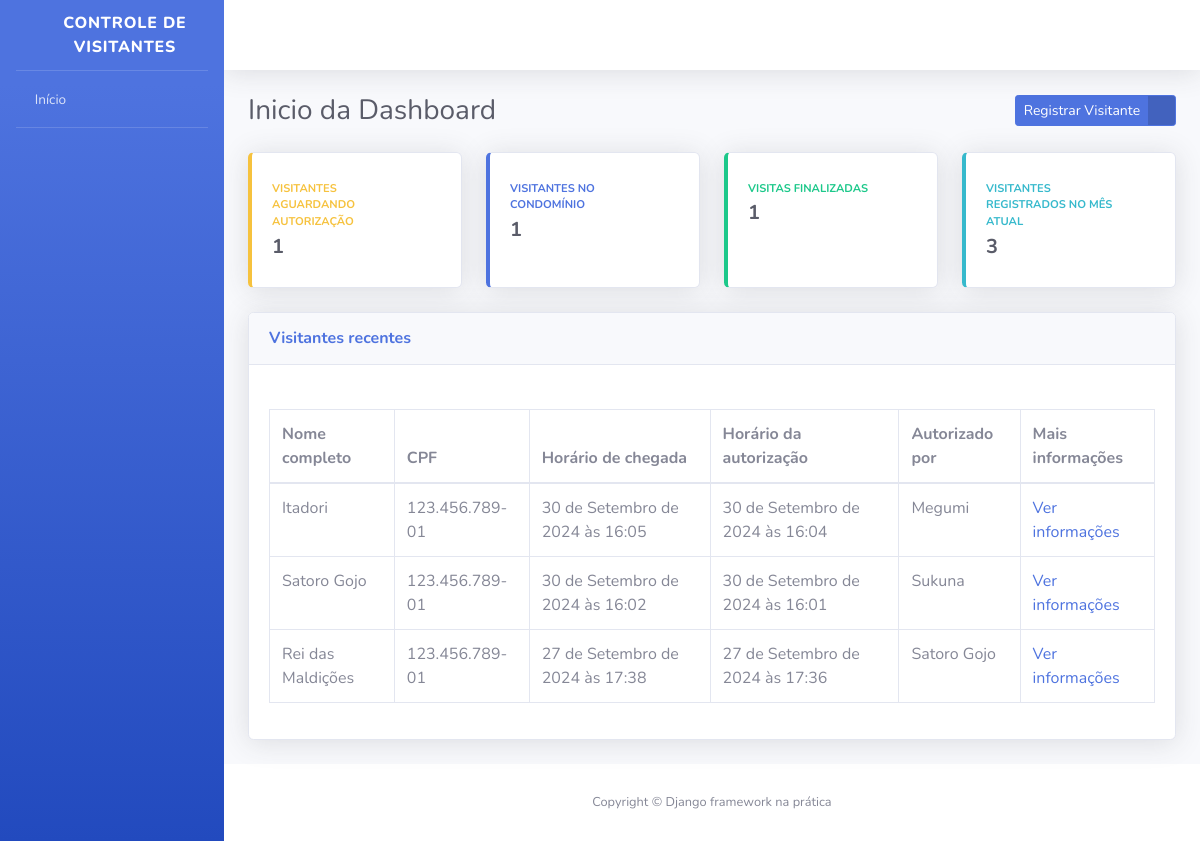
The page / on the database its author committed.
### visitantes/models.py (models this page shows, shortened)
class Visitante(models.Model):
    STATUS_VISITANTE = [
        ('AGUARDANDO','Aguardando Autorização'),
        ('EM_VISITA','Em visita'),
        ('FINALIZADO','Visita Finalizada')
    ]
    status = models.CharField(verbose_name='status', max_length=10, choices=STATUS_VISITANTE, default='AGUARDANDO')
    nome_completo = models.CharField(verbose_name='Nome completo', max_length=200)
    cpf = models.CharField(verbose_name='CPF', max_length=11)
    telefone = models.CharField(verbose_name='Telefone', max_length=11)
    data_nascimento = models.DateField(verbose_name='Data de Nascimento', auto_now=False)
    numero_casa = models.PositiveSmallIntegerField(verbose_name='Número da casa a ser visitada')
    placa_veiculo = models.CharField(verbose_name='Placa do Carro', max_length=7, blank=True, null=True)
    horario_chegada = models.DateTimeField(verbose_name='Horário de chegada na portaria', auto_now_add=True)
    horario_autorizacao = models.DateTimeField(verbose_name='Horário da autorização de entrada', auto_now_add=False, blank=True, null=True)
    horario_saida = models.DateTimeField(verbose_name='Horário de saida do condominio', auto_now_add=False, blank=True, null=True)
    morador_responsavel = models.CharField(verbose_name='Nome do morador responsavel', max_length=200, blank=False, null=False)
    registrado_por = models.ForeignKey('porteiros.Porteiro', verbose_name='Porteiro responsavel pelo registro', on_delete=models.PROTECT)
    def get_horario_chegada(self):
        if self.horario_chegada:
            return self.horario_chegada
    def get_horario_autorizacao(self):
        if self.horario_autorizacao:
            return self.horario_autorizacao
    def get_morador_responsavel(self):
        if self.morador_responsavel:
            return self.morador_responsavel
    def get_cpf(self):
        if self.cpf:
            cpf = str(self.cpf)
            cpf_parte_um = cpf[0:3]
            cpf_parte_dois = cpf[3:6]
            cpf_parte_tres = cpf[6:9]
            cpf_parte_quatro = cpf[9:]
            cpf_formatado = f'{cpf_parte_um}.{cpf_parte_dois}.{cpf_parte_tres}-{cpf_parte_quatro}'
            return cpf_formatado
    class Meta:
        verbose_name = "Visitante"
        verbose_name_plural = "Visitantes"
        db_table = "Visitante"
    def __str__(self):
        return self.nome_completo

### dashboard/views.py (the view)
# urls.py: path('',index, name='index'),
def index(request):
    todos_visitantes = Visitante.objects.order_by( '-horario_chegada' )
    visitantes_aguardando = todos_visitantes.filter(status='AGUARDANDO')
    visitantes_em_visita = todos_visitantes.filter(status='EM_VISITA')
    visitantes_finalizado = todos_visitantes.filter(status='FINALIZADO')
    hora_atual = timezone.now()
    mes_atual = hora_atual.month
    visitantes_mes = todos_visitantes.filter(horario_chegada__month = mes_atual)
    context = {
        'nome_pagina' : 'Inicio da Dashboard',
        'todos_visitantes' : todos_visitantes,
        'visitantes_aguardando' : visitantes_aguardando.count(),
        'visitantes_em_visita' : visitantes_em_visita.count(),
        'visitantes_finalizado' : visitantes_finalizado.count(),
        'visitantes_mes' : todos_visitantes.count()
    }
    return render(request,'index.html', context)

### templates/index.html
{% extends 'base.html' %}
{% block conteudo %}
<div class="container-fluid">
    <div class="d-sm-flex align-items-center justify-content-between mb-4">
        <h1 class="h3 mb-0 text-gray-800">{{nome_pagina}}</h1>
        <a href="{% url 'registrar_visitante'%}" class="btn btn-primary btn-icon-split btn-sm">
            <span class="text">Registrar Visitante</span>
            <span class="icon text-white-50">
                <i class="fas fa-user-plus"></i>
            </span>
        </a>
    </div>
    <div class="row">
        <div class="col-xl-3 col-md-6 mb-4">
            <div class="card border-left-warning shadow h-100 py-2">
                <div class="card-body">
                    <div class="row no-gutters align-items-center">
                        <div class="col mr-2">
                            <div class="text-xs font-weight-bold text-warning text-uppercase mb-1">Visitantes aguardando autorização</div>
                            <div class="h5 mb-0 font-weight-bold text-gray-800">{{visitantes_aguardando}}</div>
                        </div>
                        <div class="col-auto">
                            <i class="fas fa-user-lock fa-2x text-gray-300"></i>
                        </div>
                    </div>
                </div>
            </div>
        </div>
        <div class="col-xl-3 col-md-6 mb-4">
            <div class="card border-left-primary shadow h-100 py-2">
                <div class="card-body">
                    <div class="row no-gutters align-items-center">
                        <div class="col mr-2">
                            <div class="text-xs font-weight-bold text-primary text-uppercase mb-1">Visitantes no condomínio</div>
                            <div class="h5 mb-0 font-weight-bold text-gray-800">{{visitantes_em_visita}}</div>
                        </div>
                        <div class="col-auto">
                            <i class="fas fa-user-clock fa-2x text-gray-300"></i>
                        </div>
                    </div>
                </div>
            </div>
        </div>
        <div class="col-xl-3 col-md-6 mb-4">
            <div class="card border-left-success shadow h-100 py-2">
                <div class="card-body">
                    <div class="row no-gutters align-items-center">
                        <div class="col mr-2">
                            <div class="text-xs font-weight-bold text-success text-uppercase mb-1">Visitas finalizadas</div>
                            <div class="h5 mb-0 font-weight-bold text-gray-800">{{visitantes_finalizado}}</div>
                        </div>
                        <div class="col-auto">
                            <i class="fas fa-user-check fa-2x text-gray-300"></i>
                        </div>
                    </div>
                </div>
            </div>
        </div>
        <div class="col-xl-3 col-md-6 mb-4">
            <div class="card border-left-info shadow h-100 py-2">
                <div class="card-body">
                    <div class="row no-gutters align-items-center">
                        <div class="col mr-2">
                            <div class="text-xs font-weight-bold text-info text-uppercase mb-1">Visitantes registrados no mês atual</div>
                            <div class="h5 mb-0 font-weight-bold text-gray-800">{{visitantes_mes}}</div>
                        </div>
                        <div class="col-auto">
                            <i class="fas fa-users fa-2x text-gray-300"></i>
                        </div>
                    </div>
                </div>
            </div>
        </div>
    </div>
    <div class="card shadow mb-4">
        <div class="card-header py-3 d-sm-flex align-items-center justify-content-between mb-4">
            <h6 class="m-0 font-weight-bold text-primary">Visitantes recentes</h6>
        </div>
        <div class="card-body">
            <div class="table-responsive">
                <table class="table table-bordered">
                    <thead>
                        <th>Nome completo</th>
                        <th>CPF</th>
                        <th>Horário de chegada</th>
                        <th>Horário da autorização</th>
                        <th>Autorizado por</th>
                        <th>Mais informações</th>
                    </thead>
                    <tbody>
                        {%for visitante in todos_visitantes%}
                        <tr>
                            <td>{{ visitante}}</td>
                            <td>{{visitante.get_cpf}}</td>
                            <td>{{ visitante.get_horario_chegada}}</td>
                            <td>{{ visitante.get_horario_autorizacao}}</td>
                            <td>{{ visitante.get_morador_responsavel}}</td>
                            <td>
                                <a href="#">
                                    Ver informações
                                </a>
                            </td>
                        </tr>
                        {%endfor%}
                    </tbody>
                </table>
            </div>
        </div>
    </div>
</div>
{% endblock conteudo %}

### rows shown on the page
Visitante: nome_completo "Itadori", get_cpf "123.456.789-01", get_horario_chegada "30 de Setembro de 2024 às 16:05", get_horario_autorizacao "30 de Setembro de 2024 às 16:04", get_morador_responsavel "Megumi"
Visitante: nome_completo "Satoro Gojo", get_cpf "123.456.789-01", get_horario_chegada "30 de Setembro de 2024 às 16:02", get_horario_autorizacao "30 de Setembro de 2024 às 16:01", get_morador_responsavel "Sukuna"
Visitante: nome_completo "Rei das Maldições", get_cpf "123.456.789-01", get_horario_chegada "27 de Setembro de 2024 às 17:38", get_horario_autorizacao "27 de Setembro de 2024 às 17:36", get_morador_responsavel "Satoro Gojo"

### other values the page prints
{{ nome_pagina }} "Inicio da Dashboard"
{{ visitantes_aguardando }} "1"
{{ visitantes_em_visita }} "1"
{{ visitantes_finalizado }} "1"
{{ visitantes_mes }} "3"
